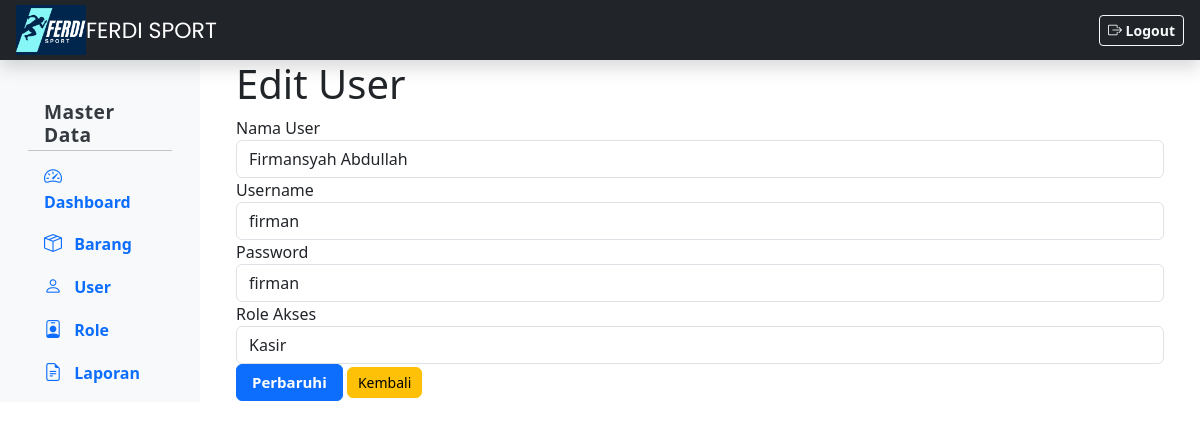
Page /index.php?page=user/user_edit&id=2 (signed in) on the committed database.
### tables this page shows
CREATE TABLE `user` (
  `id_user` int(11) NOT NULL,
  `nama` varchar(50) NOT NULL,
  `username` varchar(20) NOT NULL,
  `password` varchar(50) NOT NULL,
  `role_id` int(11) NOT NULL
);

### page/user/user_edit.php (the view, shortened to what this page needs)
<?php
if (isset($_GET['id'])) {
    $id = $_GET['id'];
    $data = mysqli_query($dbconnect, "SELECT * FROM user where id_user='$id'");
    $data = mysqli_fetch_assoc($data);
}
?>
<div class="container">
	<h1>Edit User</h1>
	<form method="post">
	  <div class="form-group">
	    <label>Nama User</label>
	    <input type="text" name="nama" class="form-control" placeholder="Nama User" value="<?=$data['nama']?>">
	  </div>
	  <div class="form-group">
	    <label>Username</label>
	    <input type="text" name="username" class="form-control" placeholder="Username" value="<?=$data['username']?>">
	  </div>
	  <div class="form-group">
	    <label>Password</label>
	    <input type="text" name="password" class="form-control" placeholder="password" value="<?=$data['password']?>">
	  </div>
      <div class="form-group">
    <label>Role Akses</label>
    <select name="role_id" class="form-control">
        <?php
        $roles = mysqli_query($dbconnect, "SELECT * FROM role");
        while ($role = mysqli_fetch_assoc($roles)) {
            $selected = ($role['id_role'] == $data['role_id']) ? 'selected' : '';
            echo "<option value='{$role['id_role']}' $selected>{$role['nama']}</option>";
        }
        ?>
    </select>
</div>
  	<input type="submit" name="update" value="Perbaruhi" class="btn btn-primary">
  	<a href="index.php?page=user/user" class="btn btn-warning">Kembali</a>
	</form>
</div>

### css/style.css (style rules this page uses)
.btn-warning, .btn-danger { font-size: 14px; padding: 4px 10px; }
.btn-primary { font-size: 15px; padding: 6px 15px; font-weight: bold; }

### rows in the picture
user: nama "Firmansyah Abdullah", username "firman", password "firman"

### other values in the picture
form field role_id "Kasir"
